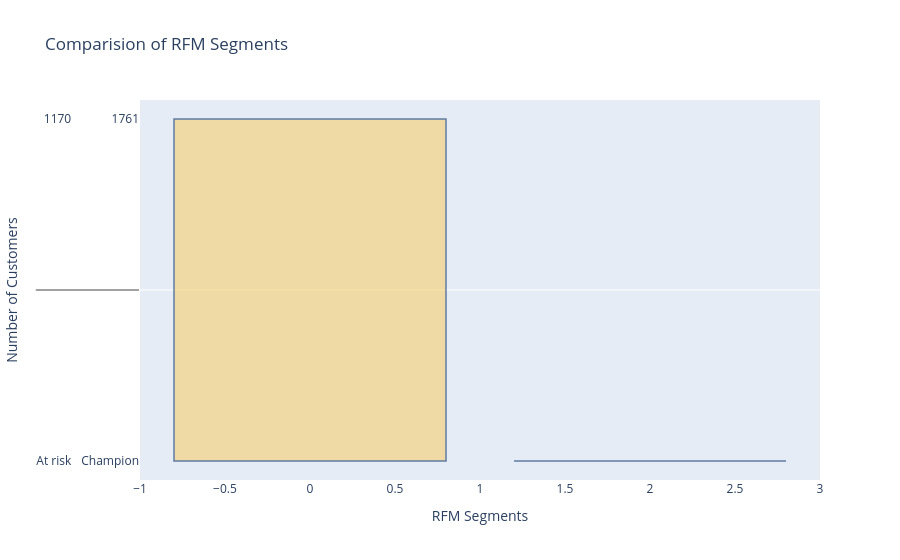

Source (notebook cell):
### Code cell
# bar plot
pastel_colors= plotly.colors.qualitative.Pastel
fig=go.Figure(data=[go.Bar(x=segment_counts.index, y=segment_counts.values,
                           marker=dict(color=pastel_colors))])
vip_color = 'rgb(158,202,225)'
fig.update_traces(marker_color=[vip_color if segment == 'Champions' else pastel_colors[i]
                                for i, segment in enumerate(segment_counts.index)],
                  marker_line_color='rgb(8,48,107)',
                  marker_line_width=1.5, opacity=0.6)
#Update the layout
fig.update_layout(title='Comparision of RFM Segments',
                  xaxis_title='RFM Segments',
                  yaxis_title='Number of Customers',
                  showlegend=False)
fig.show()

### Figure 1 — Plotly figure (JSON) as saved in the notebook; plotly's stock layout.template omitted (floating-point values rounded to 4 significant figures)
{"data": [{"marker": {"color": ["rgb(102, 197, 204)", "rgb(246, 207, 113)", "rgb(248, 156, 116)", "rgb(220, 176, 242)", "rgb(135, 197, 95)"], "line": {"color": "rgb(8,48,107)", "width": 1.5}}, "opacity": 0.6, "type": "bar", "x": [2, 0, 3, 1, 4], "y": [["At risk", 1170], ["Champion", 1761], ["Lost", 1140], ["Mid-tire", 1597], ["New customer", 274]]}], "layout": {"showlegend": false, "title": {"text": "Comparision of RFM Segments"}, "xaxis": {"title": {"text": "RFM Segments"}}, "yaxis": {"title": {"text": "Number of Customers"}}}}
